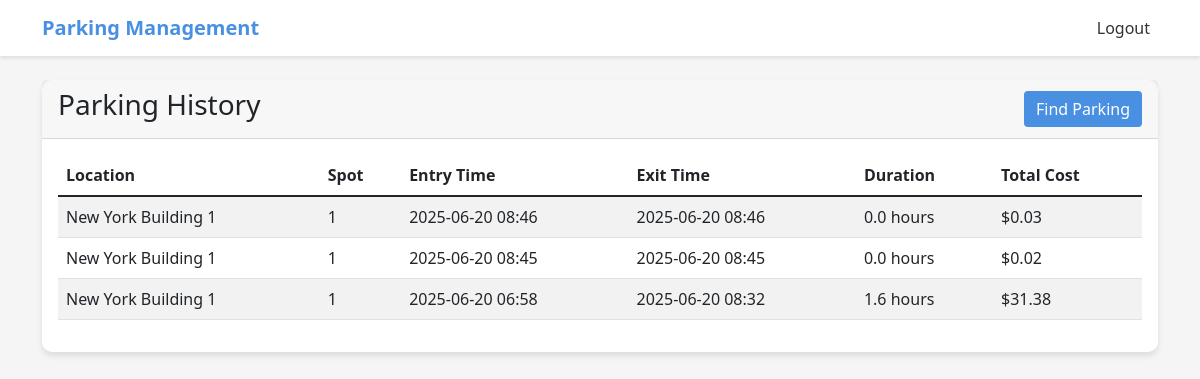
Before: /user/history (signed in) with the older database file.
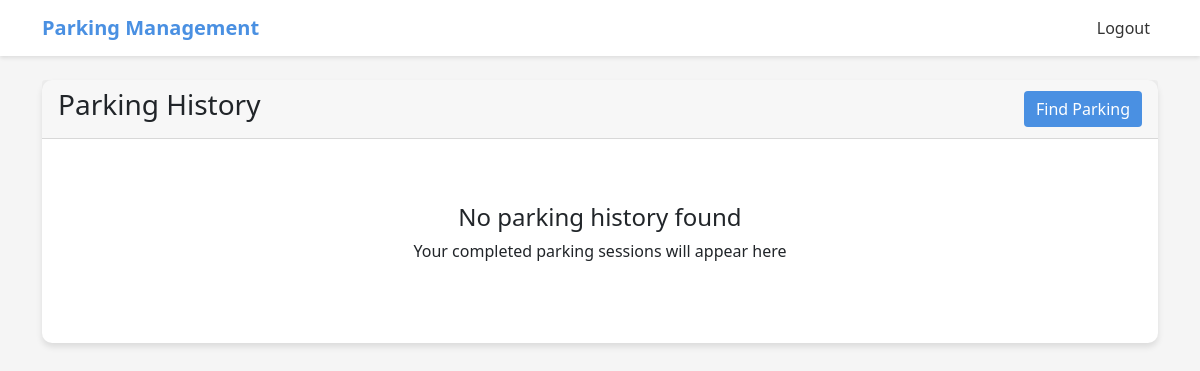
After: the same page with the newer database file.
### app/models.py (models this page shows, shortened)
class Reservation(db.Model):
    __tablename__ = 'reservations'
    id = db.Column(db.Integer, primary_key=True)
    spot_id = db.Column(db.Integer, db.ForeignKey('parking_spots.id'), nullable=False)
    user_id = db.Column(db.Integer, db.ForeignKey('users.id'), nullable=False)
    parking_time = db.Column(db.DateTime, default=datetime.utcnow)
    leaving_time = db.Column(db.DateTime)
    cost_per_hour = db.Column(db.Float)
    def calculate_total_cost(self):
        if not self.leaving_time:
            return 0
        duration = (self.leaving_time - self.parking_time).total_seconds() / 3600  # hours
        return round(duration * self.cost_per_hour, 2)

class ParkingLot(db.Model):
    __tablename__ = 'parking_lots'
    id = db.Column(db.Integer, primary_key=True)
    prime_location_name = db.Column(db.String(100), nullable=False)
    address = db.Column(db.String(200), nullable=False)
    pin_code = db.Column(db.String(6), nullable=False)
    price_per_hour = db.Column(db.Float, nullable=False)
    max_spots = db.Column(db.Integer, nullable=False)
    spots = db.relationship('ParkingSpot', backref='lot', lazy=True, cascade="all, delete-orphan")

class ParkingSpot(db.Model):
    __tablename__ = 'parking_spots'
    id = db.Column(db.Integer, primary_key=True)
    lot_id = db.Column(db.Integer, db.ForeignKey('parking_lots.id'), nullable=False)
    status = db.Column(db.String(1), default='A')  # A - Available, O - Occupied
    reservation = db.relationship('Reservation', backref='spot', uselist=False)

### app/routes.py (the view)
@user.route('/history')
@login_required
def parking_history():
    completed_reservations = Reservation.query.filter_by(
        user_id=current_user.id
    ).filter(
        Reservation.leaving_time.isnot(None)
    ).order_by(Reservation.parking_time.desc()).all()
    return render_template('user/history.html', reservations=completed_reservations)

### app/__init__.py (called while the page is built)
@login_manager.user_loader
def load_user(user_id):
    from .models import User, Admin
    user = User.query.get(int(user_id))
    if user:
        return user
    return Admin.query.get(int(user_id))

### app/templates/user/history.html
{% extends 'base.html' %}
{% block content %}
<div class="container mt-4">
    <div class="card">
        <div class="card-header d-flex justify-content-between align-items-center">
            <h3>Parking History</h3>
            <a href="{{ url_for('user.view_parking_lots') }}" class="btn btn-primary">Find Parking</a>
        </div>
        <div class="card-body">
            {% if reservations %}
            <div class="table-responsive">
                <table class="table table-striped">
                    <thead>
                        <tr>
                            <th>Location</th>
                            <th>Spot</th>
                            <th>Entry Time</th>
                            <th>Exit Time</th>
                            <th>Duration</th>
                            <th>Total Cost</th>
                        </tr>
                    </thead>
                    <tbody>
                        {% for reservation in reservations %}
                        <tr>
                            <td>{{ reservation.spot.lot.prime_location_name }}</td>
                            <td>{{ reservation.spot.id }}</td>
                            <td>{{ reservation.parking_time.strftime('%Y-%m-%d %H:%M') }}</td>
                            <td>{{ reservation.leaving_time.strftime('%Y-%m-%d %H:%M') }}</td>
                            <td>{{ ((reservation.leaving_time - reservation.parking_time).total_seconds() / 3600)|round(1) }} hours</td>
                            <td>${{ reservation.calculate_total_cost() }}</td>
                        </tr>
                        {% endfor %}
                    </tbody>
                </table>
            </div>
            {% else %}
            <div class="text-center py-5">
                <h4>No parking history found</h4>
                <p>Your completed parking sessions will appear here</p>
            </div>
            {% endif %}
        </div>
    </div>
</div>
{% endblock %}

### app/templates/base.html (shortened to what this page needs)
<!DOCTYPE html>
<html lang="en">
<head>
    <link href="https://cdn.jsdelivr.net/npm/bootstrap@5.1.3/dist/css/bootstrap.min.css" rel="stylesheet">
</head>
<body>
    <nav class="navbar navbar-expand-lg navbar-dark">
        <div class="container">
            <a class="navbar-brand" href="{{ url_for('main.index') }}">Parking Management</a>
            <div class="collapse navbar-collapse" id="navbarNav">
                <ul class="navbar-nav ms-auto">
                    {% if current_user.is_authenticated %}
                        <li class="nav-item">
                            <a class="nav-link" href="{{ url_for('auth.logout') }}">Logout</a>
                        </li>
                    {% endif %}
                </ul>
            </div>
        </div>
    </nav>
    {% block content %}
    {% endblock %}
</body>
</html>

### app/templates/base.html (style rules this page uses)
:root { --primary-color: #4A90E2; --secondary-color: #F5F5F5; --accent-color: #34C759; }
body { background-color: var(--secondary-color); font-family: 'Segoe UI', sans-serif; }
.navbar { background-color: white; box-shadow: 0 2px 4px rgba(0,0,0,0.1); }
.navbar-brand { color: var(--primary-color) !important; font-weight: bold; }
.nav-link { color: #333 !important; }
.card { border-radius: 10px; border: none; box-shadow: 0 4px 6px rgba(0,0,0,0.1); }
.btn-primary { background-color: var(--primary-color); border: none; }

Changed rows visible on the page:
removed Reservation: spot.lot.prime_location_name "New York Building 1", spot.id "1", parking_time "2025-06-20 08:46", leaving_time "2025-06-20 08:46", leaving_time+parking_time "0.0", calculate_total_cost "0.03"
removed Reservation: spot.lot.prime_location_name "New York Building 1", spot.id "1", parking_time "2025-06-20 08:45", leaving_time "2025-06-20 08:45", leaving_time+parking_time "0.0", calculate_total_cost "0.02"
removed Reservation: spot.lot.prime_location_name "New York Building 1", spot.id "1", parking_time "2025-06-20 06:58", leaving_time "2025-06-20 08:32", leaving_time+parking_time "1.6", calculate_total_cost "31.38"
Other visible differences:
text no longer shown: "Location Spot Entry Time Exit Time Duration Total Cost"
text now shown: "No parking history found Your completed parking sessions will appear here"
